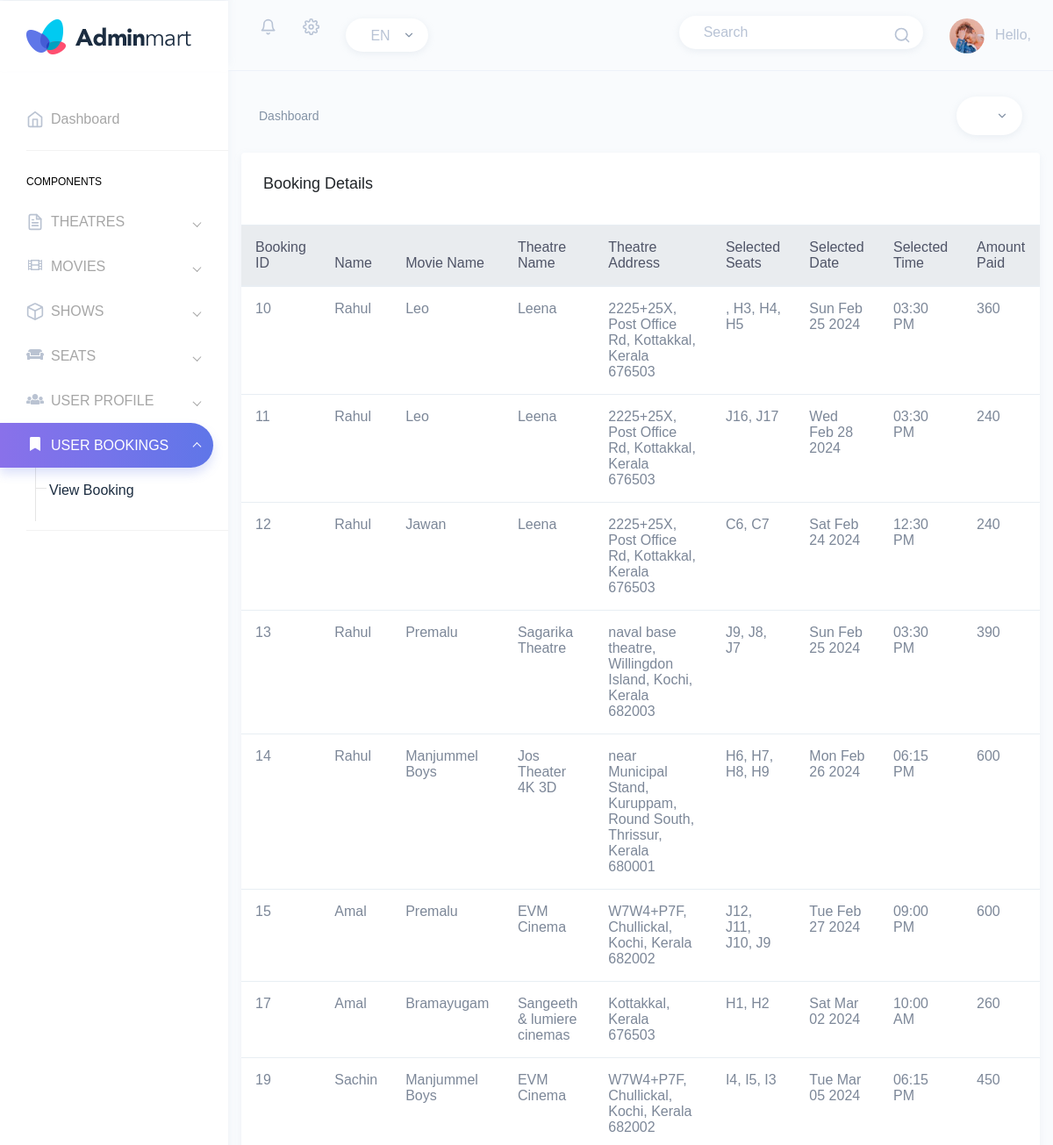
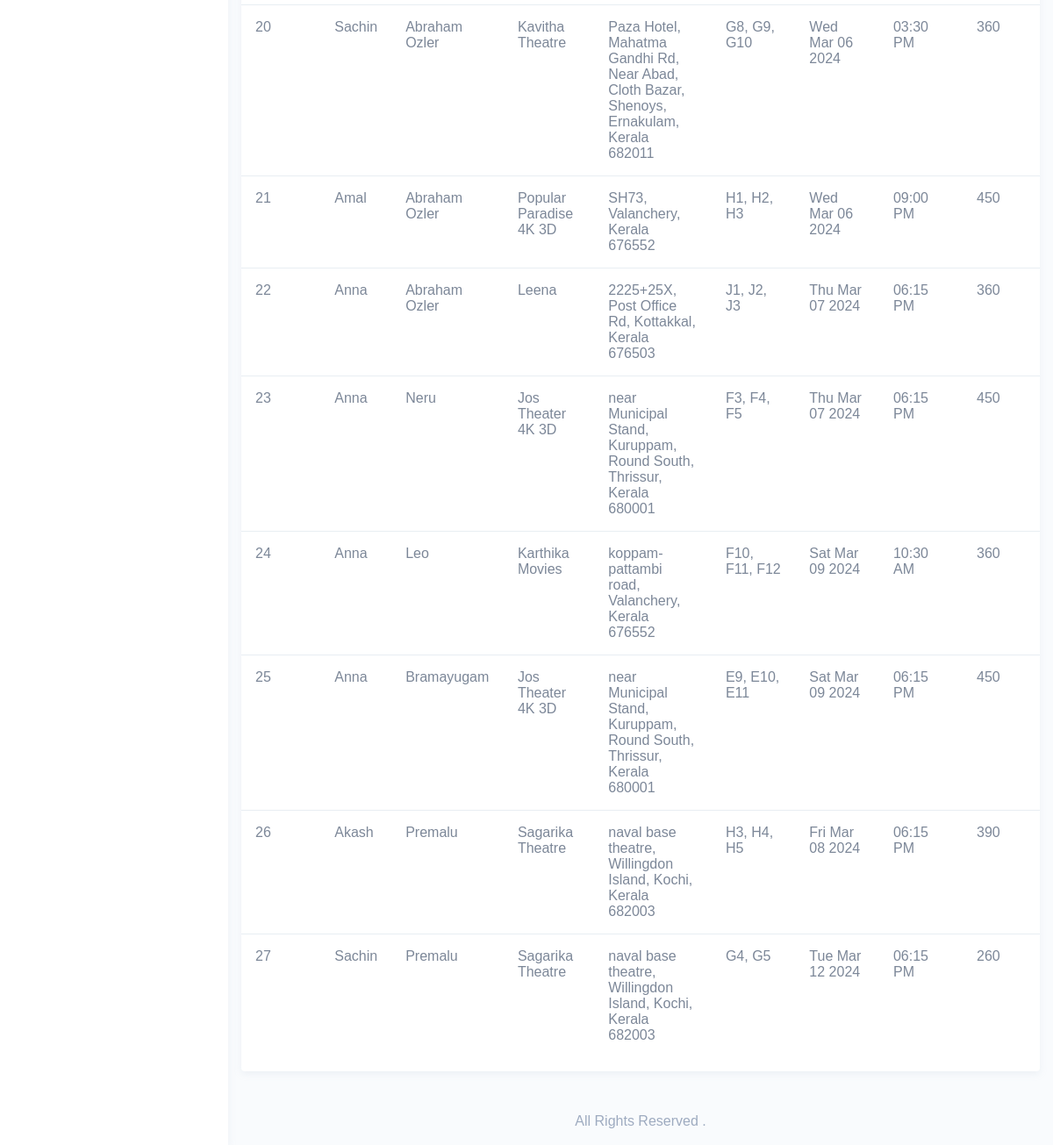
The page /Backend/display_booking/ on the database its author committed (2 pictures, top to bottom).
### Frontend/models.py (models this page shows)
class BookingDB(models.Model):
    book_id = models.CharField(max_length=100,blank=True,null=True)
    name = models.CharField(max_length=100,blank=True,null=True)
    movie_name = models.CharField(max_length=100,blank=True,null=True)
    theatre_name = models.CharField(max_length=100,blank=True,null=True)
    theatre_address = models.CharField(max_length=100,blank=True,null=True)
    selected_seats = models.CharField(max_length=100,blank=True,null=True)
    selected_date = models.CharField(max_length=100,blank=True,null=True)
    selected_time = models.CharField(max_length=100,blank=True,null=True)
    amount_paid = models.CharField(max_length=100,blank=True,null=True)
    paid_status = models.BooleanField(default=False)
    booked_date = models.DateTimeField(auto_now_add=True)

### Backend/views.py (the view)
# urls.py: path('display_booking/',views.display_booking,name="display_booking"),
def display_booking(request):
    data = BookingDB.objects.all()
    return render(request,"Display_Booking.html",{"data":data})

### Backend/templates/Display_Booking.html (shortened to what this page needs)
{% extends 'index.html' %}
{% block content %}
<html lang="en">
<head>
</head>
<body>
<div class="col-12" style="margin-top:20px;">
                        <div class="card">
                            <div class="card-body">
                                <h4 class="card-title">Booking Details</h4>
                            </div>
                            <div class="table-responsive">
                                <table class="table">
                                    <thead class="thead-light">
                                        <tr>
                                            <th scope="col">Booking ID</th>
                                            <th scope="col">Name</th>
                                            <th scope="col">Movie Name</th>
                                            <th scope="col">Theatre Name</th>
                                            <th scope="col">Theatre Address</th>
                                            <th scope="col">Selected Seats</th>
                                            <th scope="col">Selected Date</th>
                                            <th scope="col">Selected Time</th>
                                            <th scope="col">Amount Paid</th>
                                        </tr>
                                    </thead>
                                    <tbody>
                                    {% for i in data %}
                                    <tr>
                                        <td>{{i.book_id}}</td>
                                        <td>{{i.name}}</td>
                                        <td>{{i.movie_name}}</td>
                                        <td>{{i.theatre_name}}</td>
                                        <td>{{i.theatre_address}}</td>
                                        <td>{{i.selected_seats}}</td>
                                        <td>{{i.selected_date}}</td>
                                        <td>{{i.selected_time}}</td>
                                        <td>{{i.amount_paid}}</td>
                                    </tr>
                                    {% endfor %}
                                    </tbody>
                                </table>
                            </div>
                        </div>
                    </div>
</body>
</html>
{% endblock %}

### rows shown on the page
BookingDB: book_id "10", name "Rahul", movie_name "Leo", theatre_name "Leena", theatre_address "2225+25X, Post Office Rd, Kottakkal, Kerala 676503", selected_seats ", H3, H4, H5", selected_date "Sun Feb 25 2024", selected_time "03:30 PM", amount_paid "360"
BookingDB: book_id "11", name "Rahul", movie_name "Leo", theatre_name "Leena", theatre_address "2225+25X, Post Office Rd, Kottakkal, Kerala 676503", selected_seats "J16, J17", selected_date "Wed Feb 28 2024", selected_time "03:30 PM", amount_paid "240"
BookingDB: book_id "12", name "Rahul", movie_name "Jawan", theatre_name "Leena", theatre_address "2225+25X, Post Office Rd, Kottakkal, Kerala 676503", selected_seats "C6, C7", selected_date "Sat Feb 24 2024", selected_time "12:30 PM", amount_paid "240"
BookingDB: book_id "13", name "Rahul", movie_name "Premalu", theatre_name "Sagarika Theatre", theatre_address "naval base theatre, Willingdon Island, Kochi, Kerala 682003", selected_seats "J9, J8, J7", selected_date "Sun Feb 25 2024", selected_time "03:30 PM", amount_paid "390"
BookingDB: book_id "14", name "Rahul", movie_name "Manjummel Boys", theatre_name "Jos Theater 4K 3D", theatre_address "near Municipal Stand, Kuruppam, Round South, Thrissur, Kerala 680001", selected_seats "H6, H7, H8, H9", selected_date "Mon Feb 26 2024", selected_time "06:15 PM", amount_paid "600"
BookingDB: book_id "15", name "Amal", movie_name "Premalu", theatre_name "EVM Cinema", theatre_address "W7W4+P7F, Chullickal, Kochi, Kerala 682002", selected_seats "J12, J11, J10, J9", selected_date "Tue Feb 27 2024", selected_time "09:00 PM", amount_paid "600"
BookingDB: book_id "17", name "Amal", movie_name "Bramayugam", theatre_name "Sangeeth & lumiere cinemas", theatre_address "Kottakkal, Kerala 676503", selected_seats "H1, H2", selected_date "Sat Mar 02 2024", selected_time "10:00 AM", amount_paid "260"
BookingDB: book_id "19", name "Sachin", movie_name "Manjummel Boys", theatre_name "EVM Cinema", theatre_address "W7W4+P7F, Chullickal, Kochi, Kerala 682002", selected_seats "I4, I5, I3", selected_date "Tue Mar 05 2024", selected_time "06:15 PM", amount_paid "450"
BookingDB: book_id "20", name "Sachin", movie_name "Abraham Ozler", theatre_name "Kavitha Theatre", theatre_address "Paza Hotel, Mahatma Gandhi Rd, Near Abad, Cloth Bazar, Shenoys, Ernakulam, Kerala 682011", selected_seats "G8, G9, G10", selected_date "Wed Mar 06 2024", selected_time "03:30 PM", amount_paid "360"
BookingDB: book_id "21", name "Amal", movie_name "Abraham Ozler", theatre_name "Popular Paradise 4K 3D", theatre_address "SH73, Valanchery, Kerala 676552", selected_seats "H1, H2, H3", selected_date "Wed Mar 06 2024", selected_time "09:00 PM", amount_paid "450"
BookingDB: book_id "22", name "Anna", movie_name "Abraham Ozler", theatre_name "Leena", theatre_address "2225+25X, Post Office Rd, Kottakkal, Kerala 676503", selected_seats "J1, J2, J3", selected_date "Thu Mar 07 2024", selected_time "06:15 PM", amount_paid "360"
BookingDB: book_id "23", name "Anna", movie_name "Neru", theatre_name "Jos Theater 4K 3D", theatre_address "near Municipal Stand, Kuruppam, Round South, Thrissur, Kerala 680001", selected_seats "F3, F4, F5", selected_date "Thu Mar 07 2024", selected_time "06:15 PM", amount_paid "450"
BookingDB: book_id "24", name "Anna", movie_name "Leo", theatre_name "Karthika Movies", theatre_address "koppam-pattambi road, Valanchery, Kerala 676552", selected_seats "F10, F11, F12", selected_date "Sat Mar 09 2024", selected_time "10:30 AM", amount_paid "360"
BookingDB: book_id "25", name "Anna", movie_name "Bramayugam", theatre_name "Jos Theater 4K 3D", theatre_address "near Municipal Stand, Kuruppam, Round South, Thrissur, Kerala 680001", selected_seats "E9, E10, E11", selected_date "Sat Mar 09 2024", selected_time "06:15 PM", amount_paid "450"
BookingDB: book_id "26", name "Akash", movie_name "Premalu", theatre_name "Sagarika Theatre", theatre_address "naval base theatre, Willingdon Island, Kochi, Kerala 682003", selected_seats "H3, H4, H5", selected_date "Fri Mar 08 2024", selected_time "06:15 PM", amount_paid "390"
BookingDB: book_id "27", name "Sachin", movie_name "Premalu", theatre_name "Sagarika Theatre", theatre_address "naval base theatre, Willingdon Island, Kochi, Kerala 682003", selected_seats "G4, G5", selected_date "Tue Mar 12 2024", selected_time "06:15 PM", amount_paid "260"
